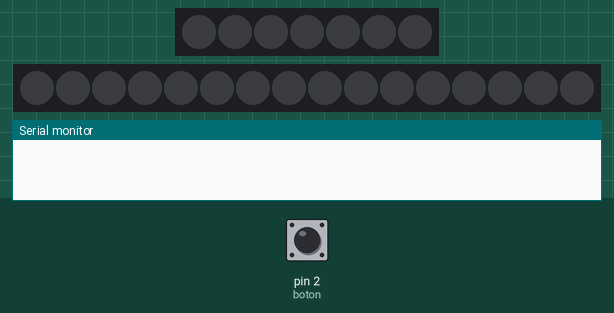
Recording of a sketch running on a simulated Arduino Uno, built with avr-gcc and run on an emulated ATmega328P. On the bench: 7 RGB LEDs in strip order, left to right, 16 RGB LEDs in strip order, left to right, the last lines printed to the serial monitor. The inputs (shaded band) are chosen by the test bench; at power-on: pin 2 (boton) HIGH. Dim RGB values are drawn brighter than linear; storage starts empty; the audio player accepts every command and is not drawn.

Above: at 1.2 s.
1.3 s: pin 2 (boton) pulled LOW for 0.15 s
At 1.82 s:
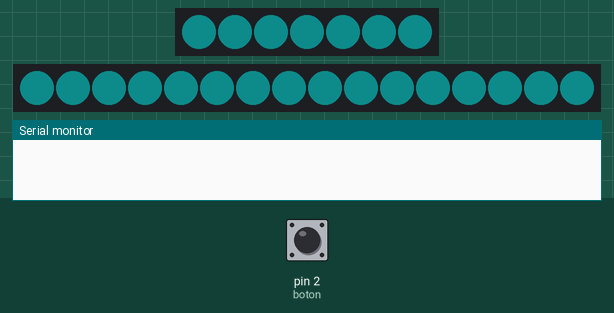
2.0 s: pin 2 (boton) pulled LOW for 1 s
At 7.36 s:
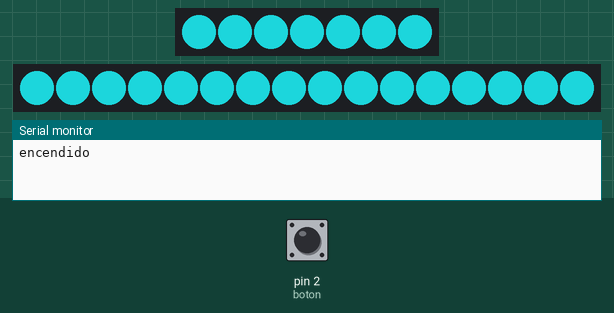
Timing chart, 0 to 11.2 s (numbered marks = the images above; inputs shaded):
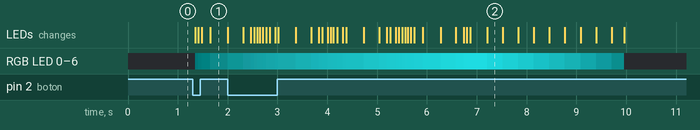

Measured:
- after the input at 1.3 s, RGB LED 0–6: off → RGB(0, 2, 2) after 0.05 s, → RGB(0, 4, 4) 0.07 s later, → RGB(0, 6, 6) 0.07 s later, → RGB(1, 11, 11) 0.18 s later; the LEDs: first change after 0.05 s (image 1 shows a later state)

The sketch:

luces_neopixel_y_audio.ino
```cpp
// (licence header left out)
#include <Adafruit_NeoPixel.h>
#ifdef __AVR__
#include <avr/power.h>
#endif
#include "SD.h" //Lib to read SD card
#include "TMRpcm.h" //Lib to play auido
#include "SPI.h" //SPI lib for SD card

#define SD_ChipSelectPin 4 //Chip select is pin number 4

TMRpcm music; //Lib object is named "music"

#define PIN 6
#define PIN2 3


#define NUMPIXELS 7
#define NUMPIXELS2 16

Adafruit_NeoPixel pixels = Adafruit_NeoPixel(NUMPIXELS, PIN, NEO_GRB + NEO_KHZ800);
Adafruit_NeoPixel pixels2 = Adafruit_NeoPixel(NUMPIXELS2, PIN2, NEO_GRB + NEO_KHZ800);

int boton = 2;
long tiempo_anterior;
long diferencia;
bool encendido = false;

bool flagLuces = false;

void setup() {
  Serial.begin(9600);
  pinMode(boton, INPUT);

  pixels.begin(); // This initializes the NeoPixel library.
  pixels.show(); // initialize all pixels to "off"

  pixels2.begin(); // This initializes the NeoPixel library.
  pixels2.show(); // initialize all pixels to "off"

  attachInterrupt(digitalPinToInterrupt(boton), botonLuces, FALLING);

  music.speakerPin = 9; //Auido out on pin 9

  if (!SD.begin(SD_ChipSelectPin)) {
    Serial.println("SD fail");
    return;
  }

  music.setVolume(5);    //   0 to 7. Set volume level
  music.quality(1);        //  Set 1 for 2x oversampling Set 0 for normal

}

void loop() {
  if(flagLuces){
      flagLuces = false;
      cambiaEstadoLED();
    }
}

void cambiaEstadoLED(){
  music.play("ALARMA.wav");
  if(!encendido){
    encender();
    Serial.println("encendido");
    music.disable();
  }
  else{
    apagar();
    Serial.println("apagado");
    music.disable();
  }

  encendido = !encendido;
}

void botonLuces(){
  diferencia = millis() - tiempo_anterior;
  tiempo_anterior = millis();
  //Serial.println(diferencia);

  if(diferencia > 500){
    flagLuces = true;
  }
}

void encender(){
  uint16_t i, j;

  for (j = 0; j < 255; j++) {
    for(int i=0;i<NUMPIXELS;i++){
      pixels.setPixelColor(i, pixels.Color(23,161,165));
    }
    pixels.setBrightness(j);
    pixels.show();

    for(int i=0;i<NUMPIXELS2;i++){
      pixels2.setPixelColor(i, pixels2.Color(23,161,165));
    }
    pixels2.setBrightness(j);
    pixels2.show();

    delay(20);
  }
}

void apagar(){
  uint16_t i, j;

  for (j = 255; j > 0; j--) {
    for(int i=0;i<NUMPIXELS;i++){
      pixels.setPixelColor(i, pixels.Color(23,161,165));
    }
    pixels.setBrightness(j);
    pixels.show();

    for(int i=0;i<NUMPIXELS2;i++){
      pixels2.setPixelColor(i, pixels2.Color(23,161,165));
    }
    pixels2.setBrightness(j);
    pixels2.show();

    delay(10);
  }
}
// For a set of NeoPixels the first NeoPixel is 0, second is 1, all the way up to the count of pixels minus one.
/*brighten(){
  for(int i=0;i<NUMPIXELS;i++){
    // pixels.Color takes RGB values, from 0,0,0 up to 255,255,255
    pixels.setPixelColor(i, pixels.Color(23,161,165)); // Moderately bright green color.
    pixels.show(); // This sends the updated pixel color to the hardware.
    delay(delayval); // Delay for a period of time (in milliseconds).
  }
}*/
```
